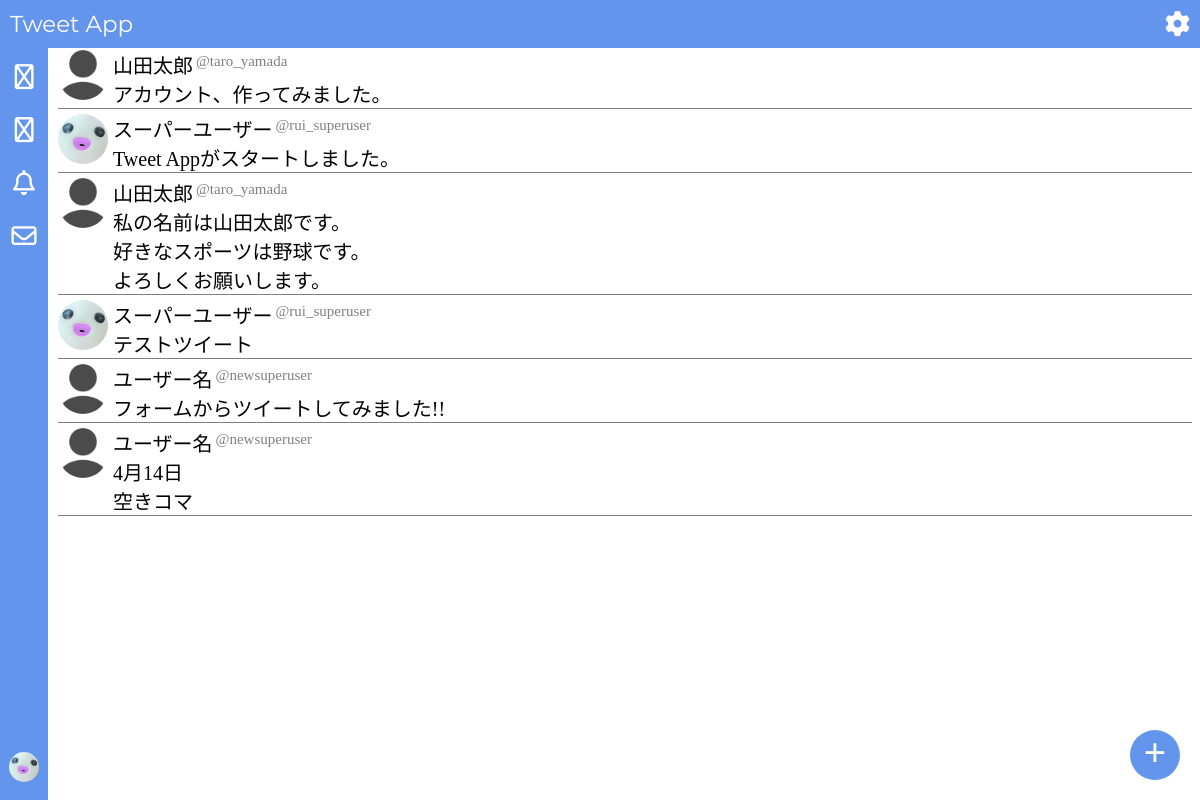
/app/home/ (signed in), run on the app's committed database.
### app/models/tweet.py (models this page shows, shortened)
class Tweet(models.Model):
    tweet_content = models.TextField(
        verbose_name="ツイート内容",
        max_length=140,
    )
    tweet_by = models.ForeignKey(
        User, on_delete=models.CASCADE, related_name="tweet_by", verbose_name="投稿者"
    )
    tweet_at = models.DateTimeField(
        verbose_name="ツイート日時",
        auto_now_add=True,
    )
    parent = models.ForeignKey(
        "self",
        verbose_name="親ツイート",
        null=True,
        blank=True,
        on_delete=models.CASCADE,
        related_name="replies",
    )

### app/models/user.py (models this page shows, shortened)
class User(AbstractBaseUser, PermissionsMixin):
    username = models.CharField(
        max_length=50,
        unique=False,
        default="ユーザー名",
        verbose_name="ユーザー名",
    )
    handle = models.CharField(
        max_length=30,
        unique=True,
        validators=[RegexValidator(r"^[a-zA-Z0-9_]+$")],
        verbose_name="ハンドルネーム",
    )
    email = models.EmailField(
        unique=True,
        verbose_name="メールアドレス",
    )
    birth_date = models.DateField(
        verbose_name="生年月日",
        null=False,
        blank=False,
        validators=[validate_birth_date],
    )
    icon = models.ImageField(
        verbose_name="ユーザーアイコン",
        upload_to="uploads",
        default="images/default_icon.png",
    )
    header = models.ImageField(
        verbose_name="ヘッダー画像", upload_to="uploads", default="images/default_header.jpg"
    )
    bio = models.TextField(verbose_name="自己紹介", max_length=160, blank=True)
    is_private = models.BooleanField(
        verbose_name="非公開設定",
        default=False,
    )
    groups = models.ManyToManyField(
        "auth.Group",
        verbose_name=("groups"),
        blank=True,
        help_text=("The"),
        related_name="app_user_name",
        related_query_name="user",
    )
    user_permissions = models.ManyToManyField(
        "auth.Permission",
        verbose_name=("user permissions"),
        blank=True,
        help_text=("Specific"),
        related_name="app_user_permissions",
        related_query_name="user",
    )
    is_active = models.BooleanField(default=True)
    is_staff = models.BooleanField(default=False)
    is_superuser = models.BooleanField(default=False)
    date_joined = models.DateTimeField(verbose_name="登録日", default=timezone.now)
    USERNAME_FIELD = "email"
    REQUIRED_FIELDS = ["handle", "birth_date"]
    objects = UserManager()

### app/views/home.py (the view)
# urls.py: 2. Add a URL to urlpatterns:  path('', views.home, name='home')
def home(request):
    tweets = Tweet.objects.all()
    context = {
        "tweets": tweets,
    }
    return render(request, "app/home.html", context)

### app/templates/app/home.html (shortened to what this page needs)
{% extends "app/base.html" %}
{% load static %}
{% block extra_css %}
<link rel="stylesheet" href="{% static 'css/home.css' %}" />
{% endblock %}
{% block content %}
<div class="all_tweets">
  {% for t in tweets %}
  <div class="tweet">
    <a href="{% url 'account' t.tweet_by.handle %}">
      <img src="{{ t.tweet_by.icon.url }}" class="poster_icon" />
    </a>
    <div class="text_content">
      <div class="poster_info">
        <a href="{% url 'account' t.tweet_by.handle %}">
          <div class="poster_username">{{t.tweet_by.username}}</div>
        </a>
        <a href="{% url 'account' t.tweet_by.handle %}">
          <div class="poster_handle">@{{t.tweet_by.handle}}</div>
        </a>
      </div>
      <div class="tweet_content">{{t.tweet_content}}</div>
    </div>
  </div>
  {% endfor %}
</div>
<div class="new_tweet_button">
  <a href="{% url 'tweet_form' %}">
    <div class="new_tweet_icon">+</div>
</div>
{% endblock %}

### app/templates/app/base.html (shortened to what this page needs)
{% load static %}
<!doctype html>
<html lang="ja">
  <head>
    <link rel="stylesheet" href="{% static 'css/base.css' %}" />
    <link
      rel="stylesheet"
      href="https://cdnjs.cloudflare.com/ajax/libs/font-awesome/6.5.1/css/all.min.css"
    />
    {% block extra_css %}{% endblock %}
  </head>
  <body>
    {% block header %}
    <header>
      <div class="header_content">
        <a href="{% url 'home' %}" class="header_link">
          <p class="app_name">Tweet App</p>
        </a>
        <a href="{% url 'setting' %}" class="header_link">
          <div class="setting_icon">
            <i class="fa-solid fa-gear"></i>
          </div>
        </a>
      </div>
    </header>
    {% endblock %} {% block content %}{% endblock %} {% block footer %}
    <footer>
      <div class="footer_content">
        <a href="{% url 'home' %}" class="footer_link">
          <div class="footer_icon">
            <i class="fa-regular fa-house"></i>
          </div>
        </a>
        <a href="{% url 'search' %}" class="footer_link">
          <div class="footer_icon">
            <i class="fa-regular fa-magnifying-glass"></i>
          </div>
        </a>
        <a href="{% url 'notice' %}" class="footer_link">
          <div class="footer_icon">
            <i class="fa-regular fa-bell"></i>
          </div>
        </a>
        <a href="{% url 'message' %}" class="footer_link">
          <div class="footer_icon">
            <i class="fa-regular fa-envelope"></i>
          </div>
        </a>
      </div>
      <div class="userpage_pc">
        {% if user.is_authenticated%}
        <a href="{% url 'account' user.handle%}" class="footer_link_icon">
          <div>
            <img src="{{user.icon.url}}" class="user_icon_pc" />
          </div>
        </a>
        {% endif %}
      </div>
    </footer>
    {% endblock %}
  </body>
</html>

### static/css/base.css (style rules this page uses)
header { position: fixed; top: 0; left: 0; height: 48px; width: 100vw; background-color: #6495ed; z-index: 20; }
.header_content { display: flex; align-items: center; justify-content: space-between; }
.app_name { display: flex; align-items: center; font-family: "Montserrat", sans-serif; font-optical-sizing: auto; font-weight: 400; font-style: normal; font-size: 23px; color: #ffffff; margin-left: 10px; }
a { text-decoration: none; }
.header_link { display: flex; align-items: center; height: 48px; }
.setting_icon { display: flex; align-items: center; font-size: 25px; color: #ffffff; margin-right: 10px; }
footer { position: fixed; bottom: 0; left: 0; height: 100vh; width: 48px; background-color: #6495ed; z-index: 10; display: flex; flex-direction: column; justify-content: space-between; }
.footer_content { display: flex; flex-direction: column; margin-top: 48px; gap: 5px; }
.footer_link { display: flex; justify-content: center; width: 48px; height: 48px; }
.footer_link_icon { display: flex; justify-content: center; width: 48px; height: 48px; }
.userpage_pc { margin-top: auto; }
.footer_icon { display: flex; justify-content: center; margin: auto 0; font-size: 25px; color: #ffffff; }
.user_icon_pc { width: 30px; height: 30px; object-fit: cover; border-radius: 50%; }
@media (min-width: 769px) { .header_content { display: flex; align-items: center; justify-content: space-between; width: 100vw; } }

### static/css/home.css (style rules this page uses)
.all_tweets { margin-top: 50px; }
.tweet { margin-top: 5px; border-bottom: 1px solid #808080; display: flex; }
.poster_icon { width: 50px; height: 50px; object-fit: cover; border-radius: 50%; margin-right: 5px; }
.poster_info { display: flex; gap: 3px; }
.text_content { display: flex; flex-direction: column; }
.poster_username { font-size: 20px; color: #000000; }
.poster_handle { font-size: 15px; color: #808080; margin-top: 3px; }
.tweet_content { font-size: 20px; overflow-wrap: break-word; white-space: pre-wrap; }
.new_tweet_button { position: fixed; bottom: 20px; right: 20px; display: flex; justify-content: center; align-items: center; width: 50px; height: 50px; border-radius: 50%; background-color: #6495ed; }
.new_tweet_icon { font-weight: bold; color: #ffffff; font-size: 40px; margin-bottom: 5px; }
@media (min-width: 769px) { .all_tweets { margin-left: 50px; } }

### data on the page
Tweet: tweet_by.icon (placeholder picture), tweet_by.username "山田太郎", tweet_by.handle "taro_yamada", tweet_content "アカウント、作ってみました。"
Tweet: tweet_by.icon (picture), tweet_by.username "スーパーユーザー", tweet_by.handle "rui_superuser", tweet_content "Tweet Appがスタートしました。"
Tweet: tweet_by.icon (placeholder picture), tweet_by.username "山田太郎", tweet_by.handle "taro_yamada", tweet_content "私の名前は山田太郎です。 好きなスポーツは野球です。 よろしくお願いします。"
Tweet: tweet_by.icon (picture), tweet_by.username "スーパーユーザー", tweet_by.handle "rui_superuser", tweet_content "テストツイート"
Tweet: tweet_by.icon (placeholder picture), tweet_by.username "ユーザー名", tweet_by.handle "newsuperuser", tweet_content "フォームからツイートしてみました!!"
Tweet: tweet_by.icon (placeholder picture), tweet_by.username "ユーザー名", tweet_by.handle "newsuperuser", tweet_content "4月14日 空きコマ"
User: icon (picture)
